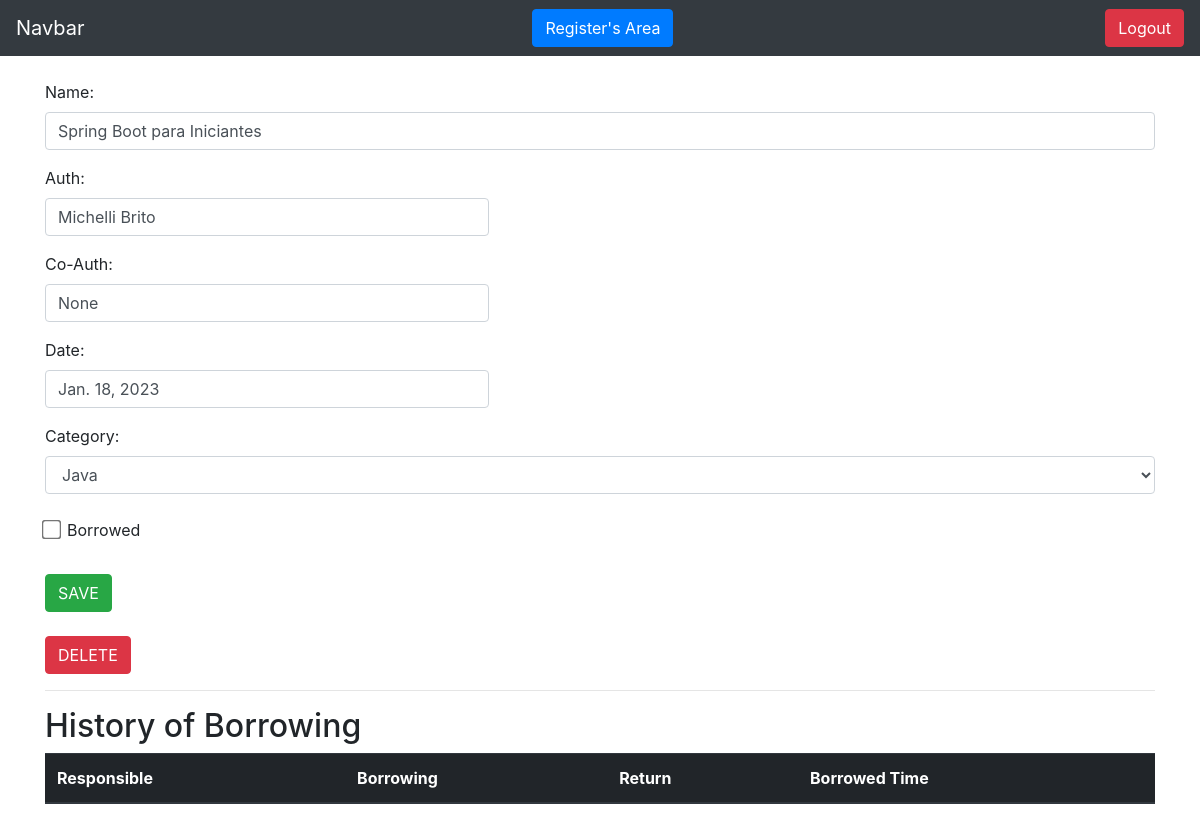
Page /books/see_book/2 (signed in) on the earlier database version.
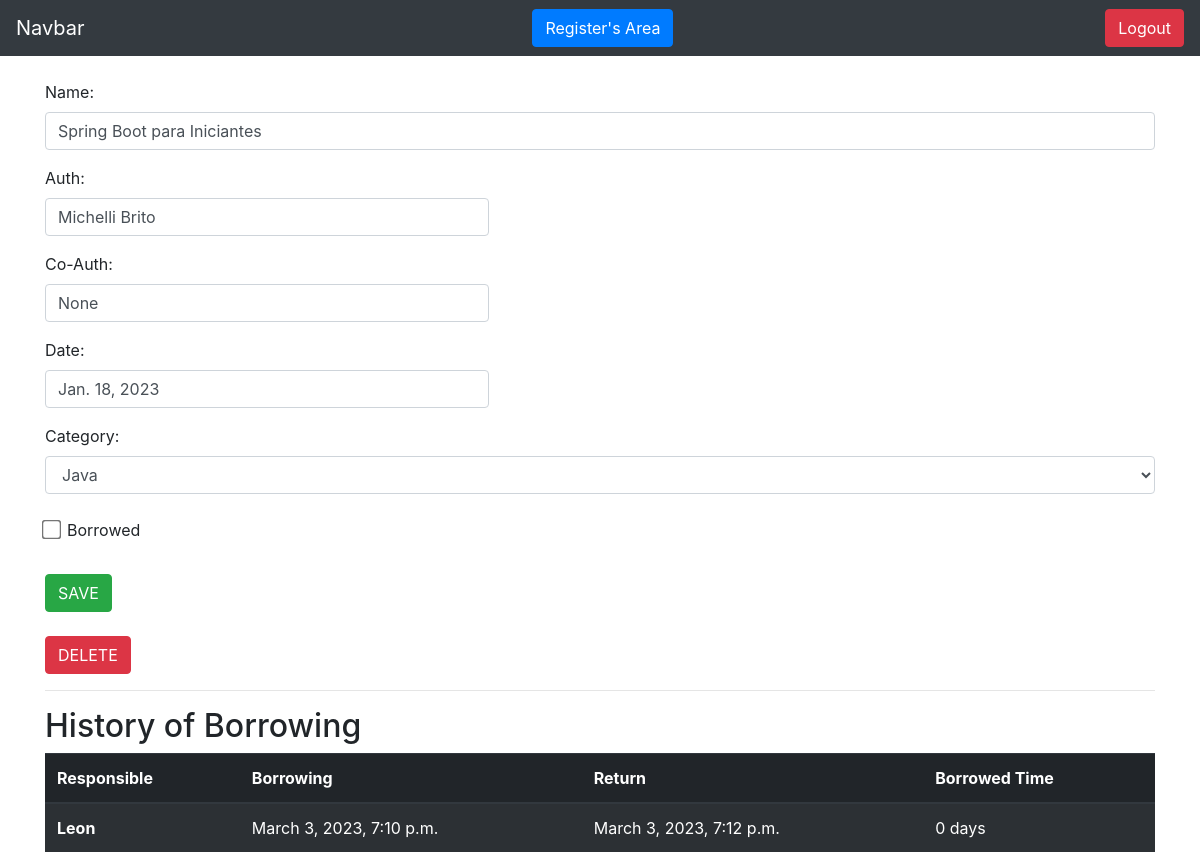
Same page on the later database version.
### books/models.py (models this page shows, shortened)
class Borrowing(models.Model):
    choices = (
        ('B', 'Bad'),
        ('R', 'Regular'),
        ('G', 'Good'),
        ('A', 'Awesome')
    )
    responsible = models.ForeignKey(Client, on_delete=models.DO_NOTHING, blank=True, null=True)
    anonymous_responsible = models.CharField(max_length=30, blank=True, null=True)
    borrowing_date = models.DateTimeField(default=datetime.now())
    book_return = models.DateTimeField(blank=True, null=True)
    book = models.ForeignKey(Book, on_delete=models.DO_NOTHING)
    available = models.CharField(max_length=1, choices=choices, blank=True, null=True)

### clients/models.py (models this page shows)
class Client(models.Model):
    name = models.CharField(max_length=30)
    email = models.EmailField()
    password = models.CharField(max_length=64)
    def __str__(self):
        return self.name

### books/views.py (the view)
# urls.py: path('see_book/<int:id>', views.see_book, name='see_book'),
def see_book(request, id):
    if request.session.get('client'):
        client = Client.objects.get(id=request.session['client'])
        book = Book.objects.get(id=id)
        form_book, form_category, form_borrowing = BookForm(), CategoryForm(), BorrowingForm()
        form_category.fields['client'].initial = request.session['client']
        form_book.fields['client'].initial = request.session['client']
        form_book.fields['category'].queryset = Category.objects.filter(client=client)
        form_borrowing.fields['book'].queryset = Book.objects.filter(client=client, borrowed=False)
        borrowed_books = Book.objects.filter(client=client, borrowed=True)
        if request.session.get('client') == book.client.id:
            books_categories = Category.objects.filter(client_id=request.session.get('client'))
            borrowings = Borrowing.objects.filter(book=book)
            return render(request, 'see_book.html', {'book': book,
                                                     'books_categories': books_categories,
                                                     'borrowings': borrowings,
                                                     'client_logged_in': request.session.get('client'),
                                                     'form_book': form_book,
                                                     'form_category': form_category,
                                                     'form_borrowing': form_borrowing,
                                                     'borrowed_books': borrowed_books,
                                                     'id_book': id})
        else:
            return HttpResponse('This book is not your!')
    return redirect('/auth/login/?status=2')

### books/forms.py
class BookForm(forms.ModelForm):
    class Meta:
        model = Book
        fields = '__all__'
    def __init__(self, *args, **kwargs):
        super().__init__(*args, **kwargs)
        self.fields['client'].widget = forms.HiddenInput()

class CategoryForm(forms.ModelForm):
    class Meta:
        model = Category
        fields = '__all__'
    def __init__(self, *args, **kwargs):
        super().__init__(*args, **kwargs)
        self.fields['client'].widget = forms.HiddenInput()

### books/models.py (called while the page is built)
    def __str__(self):
        return self.name

    def __str__(self):
        return self.name

### books/templatetags/filters.py (called while the page is built)
@register.filter
def show_time(value1, value2):
    if all((isinstance(value1, datetime), isinstance(value2, datetime))):
        if (value1 - value2).days == 1:
            return '1 day'
        else:
            return f'{(value1 - value2).days} days'
    else:
        return 'It does not return it yet.'

### books/templates/see_book.html (shortened to what this page needs)
{% extends 'base.html' %}
{% load filters %}
{% block 'content' %}
    <div class="container">
        <br>
        <form action="#" method="POST">
            <p>
                <label>Name: </label>
                <input class="form-control" type="text" value="{{ book.name }}">
            </p>
            <p>
                <label>Auth: </label>
                <input style="width: 40%;" class="form-control" type="text" value="{{ book.auth }}">
            </p><p>
                <label>Co-Auth: </label>
                <input style="width: 40%;" class="form-control" type="text" value="{{ book.cd_auth }}">
            </p>
            <p>
                <label>Date: </label>
                <input style="width: 40%;" class="form-control" type="text" value="{{ book.register_date }}">
            </p>
            <label>Category:&nbsp;&nbsp;</label>
            <select style="width=20%;" class="form-control" name="category">
                {% for category in books_categories %}
                    {% if book.category == category %}
                        <option selected>{{ category }}</option>
                    {% else %}
                        <option>{{ category }}</option>
                    {% endif %}
                {% endfor %}
            </select><br>
            {% if book.borrowed %}
                <input style="transform: scale(1.5);" type="checkbox" name="borrowed" checked>
            {% else %}
                <input style="transform: scale(1.5);" type="checkbox" name="borrowed">
            {% endif %}
            <label for="borrowed">&nbsp;Borrowed</label>
            <br><br>
            <input type="submit" class="btn btn-success" value="SAVE">
        </form>
        <br>
        <button type="button" class="btn btn-danger" data-toggle="modal" data-target="#deleteBookModal">
          DELETE
        </button>
        <hr>
        <h2>History of Borrowing</h2>
        <table class="table table-striped table-dark">
            <thead>
                <tr>
                    <th scope="col">Responsible</th>
                    <th scope="col">Borrowing</th>
                    <th scope="col">Return</th>
                    <th scope="col">Borrowed Time</th>
                </tr>
            </thead>
            <tbody>
                {% for borrowing in borrowings %}
                <tr>
                    {% if borrowing.responsible == None %}
                        <th scope="row">{{ borrowing.anonymous_responsible }}</th>
                    {% else %}
                        <th scope="row">{{ borrowing.responsible }}</th>
                    {% endif %}
                    <td>{{ borrowing.borrowing_date }}</td>
                    <td>{{ borrowing.book_return }}</td>
                    <td>{{ borrowing.book_return|show_time:borrowing.borrowing_date }}</td>
                </tr>
                {% endfor %}
            </tbody>
        </table>
    </div>
{% endblock %}

Differences in the rows shown:
added Borrowing: responsible "Leon", borrowing_date "March 3, 2023, 7:10 p.m.", book_return "March 3, 2023, 7:12 p.m.", book_return|show_time "0 days"
